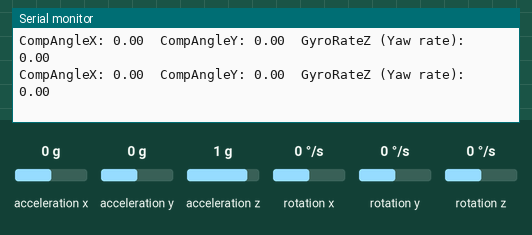
Recording of a sketch running on a simulated STM32 Blue Pill. Parts: the last lines printed to the serial monitor. Inputs (shaded band) come from the test bench; at power-on: acceleration x 0 g, acceleration y 0 g, acceleration z 1 g, rotation x 0 °/s, rotation y 0 °/s, rotation z 0 °/s.

Above: at 12.4 s.
12.5 s: acceleration x set to -1.4 g
At 13.6 s:
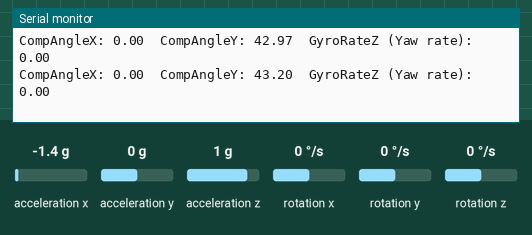
14.0 s: acceleration y set to -1.4 g
At 14.6 s:
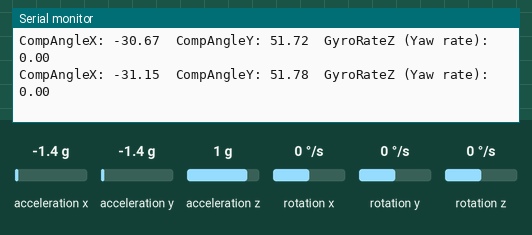
15.5 s: acceleration z set to -1.4 g
At 16.3 s:
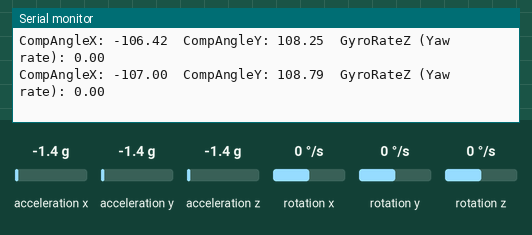
17.0 s: rotation x set to -192 °/s
At 17.8 s:
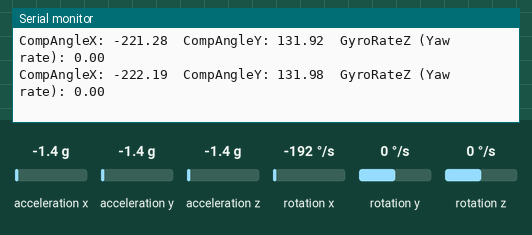
18.5 s: rotation y set to -192 °/s
At 19.0 s:
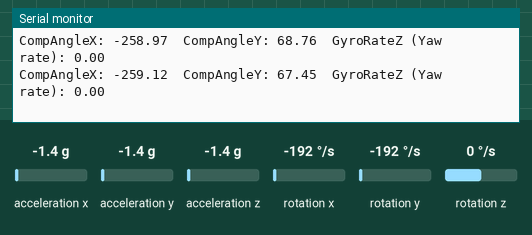
Timing chart, 0 to 21.0 s (numbered marks = the images above; inputs shaded):
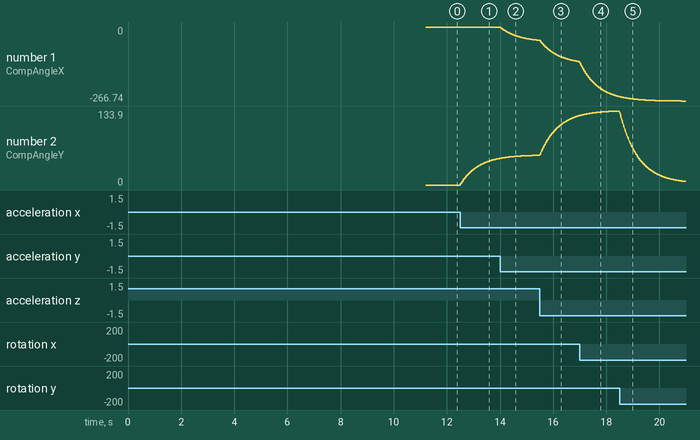

The sketch:

mpuAngle.ino
```cpp
#include <Wire.h>
#include <MPU6050.h>

MPU6050 mpu;

unsigned long previousTime = 0;
float dt;

float accAngleX, accAngleY;
float gyroAngleX = 0, gyroAngleY = 0;
float compAngleX = 0, compAngleY = 0;
float alpha = 0.98;  // complementary filter factor

float gyroX_offset = 0, gyroY_offset = 0, gyroZ_offset = 0;

void calibrateMPU() {
  long sumX = 0, sumY = 0, sumZ = 0;
  int samples = 2000;

  Serial.println("Calibrating... Keep the drone completely still.");
  for (int i = 0; i < samples; i++) {
    int16_t ax, ay, az, gx, gy, gz;
    mpu.getMotion6(&ax, &ay, &az, &gx, &gy, &gz);
    sumX += gx;
    sumY += gy;
    sumZ += gz;
    delay(2);
  }

  gyroX_offset = sumX / (float)samples;
  gyroY_offset = sumY / (float)samples;
  gyroZ_offset = sumZ / (float)samples;

  Serial.println("Calibration done:");
  Serial.print("Gyro X offset: "); Serial.println(gyroX_offset);
  Serial.print("Gyro Y offset: "); Serial.println(gyroY_offset);
  Serial.print("Gyro Z offset: "); Serial.println(gyroZ_offset);
}

void setup() {
  Serial.begin(115200);
  Wire.begin();
  mpu.initialize();
  if (!mpu.testConnection()) {
    Serial.println("MPU6050 connection failed!");
    while (1);
  }
  calibrateMPU();  // Do the gyro offset calibration
  previousTime = millis();
}

void loop() {
  unsigned long currentTime = millis();
  dt = (currentTime - previousTime) / 1000.0;
  previousTime = currentTime;

  int16_t ax, ay, az, gx, gy, gz;
  mpu.getMotion6(&ax, &ay, &az, &gx, &gy, &gz);

  // Convert to g and degrees/second
  float accX = (float)ax / 16384.0;
  float accY = (float)ay / 16384.0;
  float accZ = (float)az / 16384.0;

  // Subtract offsets and convert to °/s
  float gyroXrate = ((float)gx - gyroX_offset) / 131.0;  // for ±250 dps
  float gyroYrate = ((float)gy - gyroY_offset) / 131.0;
  float gyroZrate = ((float)gz - gyroZ_offset) / 131.0;

  // Calculate angles from accelerometer
  accAngleX = atan2(accY, accZ) * 180 / PI;
  accAngleY = atan2(-accX, accZ) * 180 / PI;

  // Integrate gyro angles
  gyroAngleX += gyroXrate * dt;
  gyroAngleY += gyroYrate * dt;

  // Complementary filter to combine both
  compAngleX = alpha * (compAngleX + gyroXrate * dt) + (1 - alpha) * accAngleX;
  compAngleY = alpha * (compAngleY + gyroYrate * dt) + (1 - alpha) * accAngleY;

  // Print results
  Serial.print("CompAngleX: "); Serial.print(compAngleX);
  Serial.print("\tCompAngleY: "); Serial.print(compAngleY);
  Serial.print("\tGyroRateZ (Yaw rate): "); Serial.println(gyroZrate);

  delay(10);
}
```

Measured:
- after the input at 12.5 s, the serial monitor: prints a new line at once (image 1)
- plotted number 2: 0 → 48.19 after the input at 12.5 s
